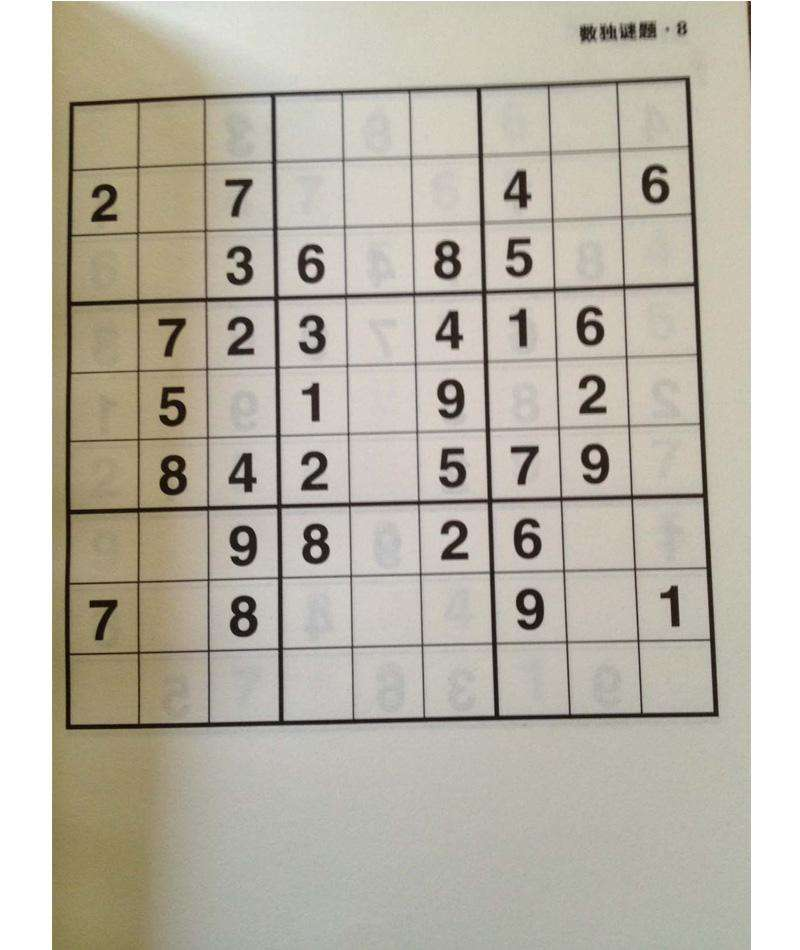
#> input picture opencv4-python/3333.jpg, 800 x 950 px, found by its file name
$ python '14_Image gradient.py'
#> lines starting #> are read from the running program, lines starting #| are printed output that depends on the picture
import numpy as np
import cv2 as cv
from matplotlib import pyplot as plt
path = r'D:\Laboratory\Study\Computer Vision\opencv4-python\3333.jpg'
img = cv.imread(path,0)
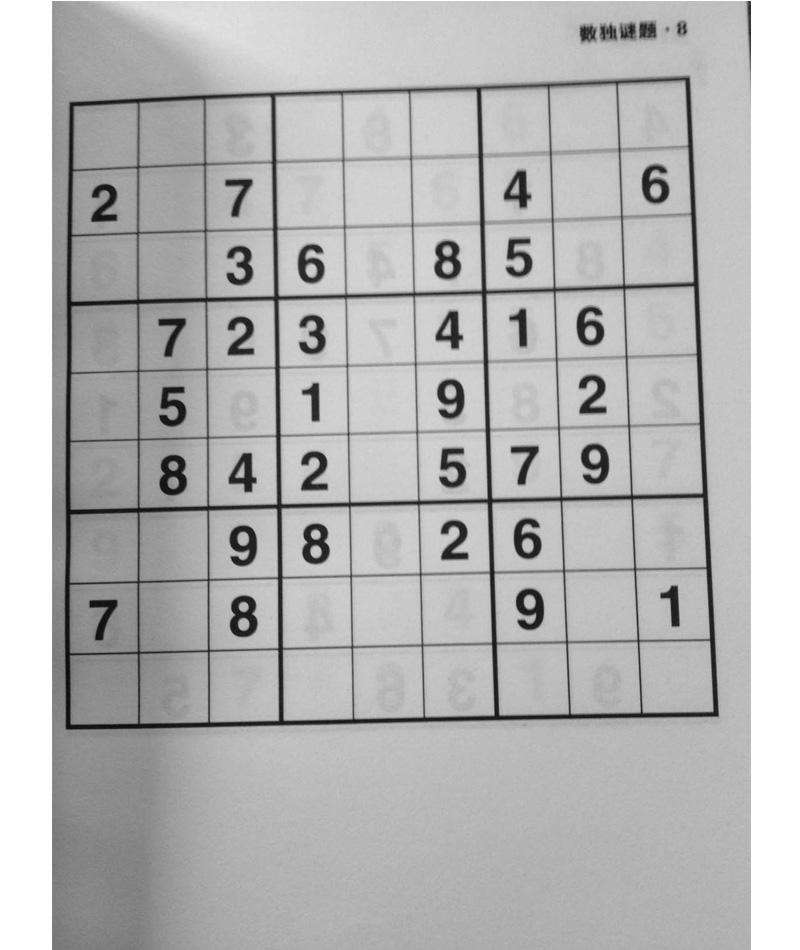
#> img: shape (950, 800); min 0, max 255, mean 182.4
laplacian = cv.Laplacian(img,cv.CV_64F)   #64F代表每一个像素点元素占64位浮点数
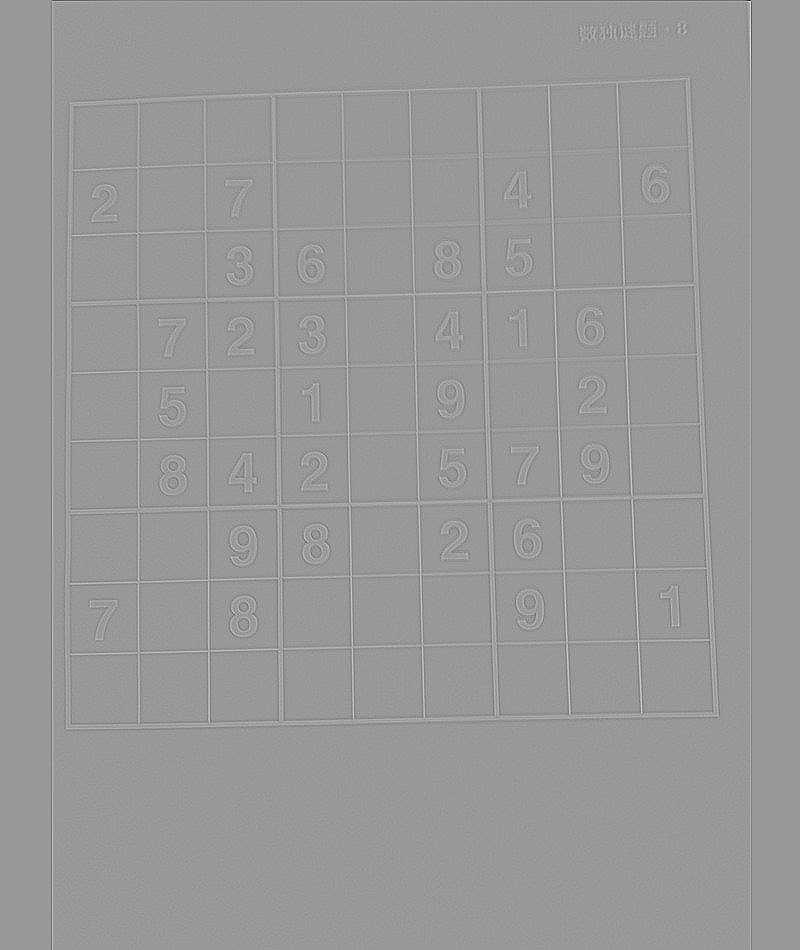
#> laplacian: shape (950, 800) float64; min -438, max 294, mean 0; drawn with min black and max white
#拉普拉斯算子求二阶导数
sobelx = cv.Sobel(img,cv.CV_64F,1,0,ksize=5)     #sobel算子求一阶导数
sobely = cv.Sobel(img,cv.CV_64F,0,1,ksize=5)
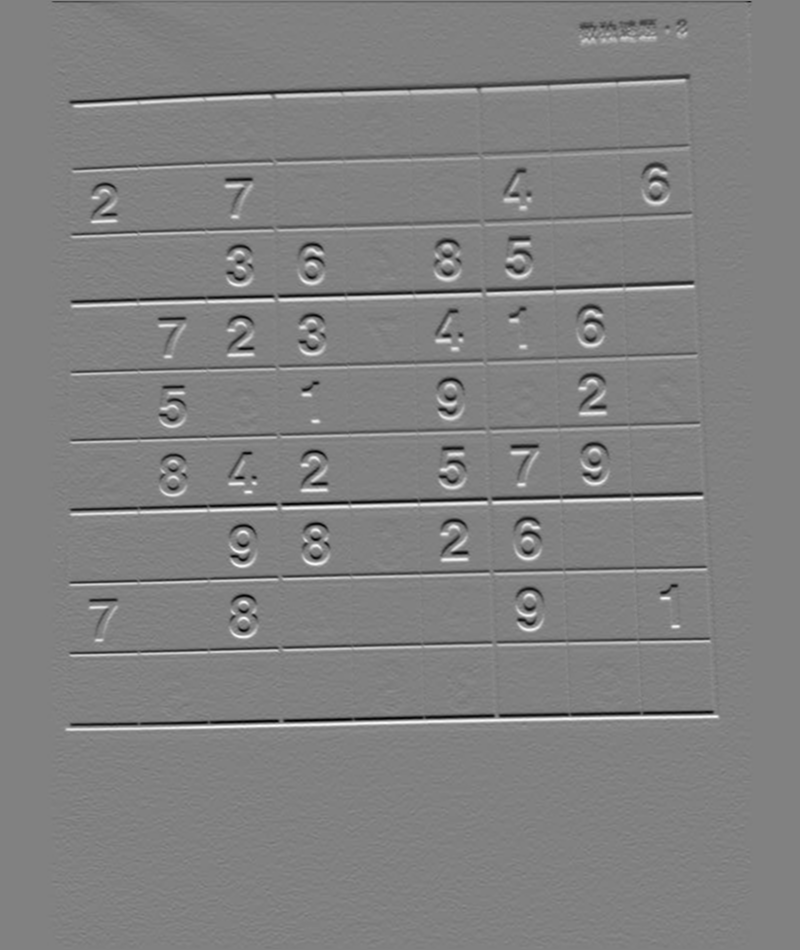
#> sobely: shape (950, 800) float64; min -7062, max 6876, mean -6.7; drawn with min black and max white
plt.subplot(2,2,1),plt.imshow(img,cmap = 'gray')
plt.title('Original'), plt.xticks([]), plt.yticks([])
plt.subplot(2,2,2),plt.imshow(laplacian,cmap = 'gray')
plt.title('Laplacian'), plt.xticks([]), plt.yticks([])
plt.subplot(2,2,3),plt.imshow(sobelx,cmap = 'gray')
plt.title('Sobel X'), plt.xticks([]), plt.yticks([])
plt.subplot(2,2,4),plt.imshow(sobely,cmap = 'gray')
plt.title('Sobel Y'), plt.xticks([]), plt.yticks([])
plt.show()

#%%
import numpy as np
import cv2 as cv
from matplotlib import pyplot as plt
path = r'D:\Laboratory\Study\Computer Vision\opencv4-python\3333.jpg'
img = cv.imread(path,0)
# Output dtype = cv.CV_8U
sobelx8u = cv.Sobel(img,cv.CV_8U,1,0,ksize=5)    #数据类型不同
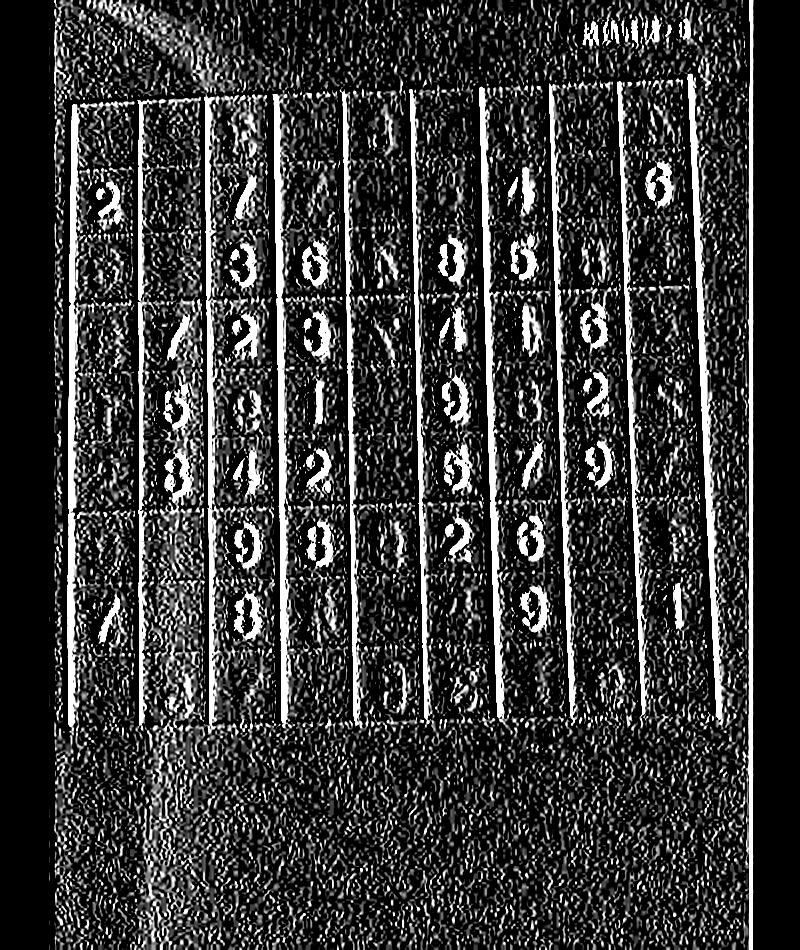
#> sobelx8u: shape (950, 800); min 0, max 255, mean 55.6
# Output dtype = cv.CV_64F. Then take its absolute and convert to cv.CV_8U
sobelx64f = cv.Sobel(img,cv.CV_64F,1,0,ksize=5)
abs_sobel64f = np.absolute(sobelx64f)
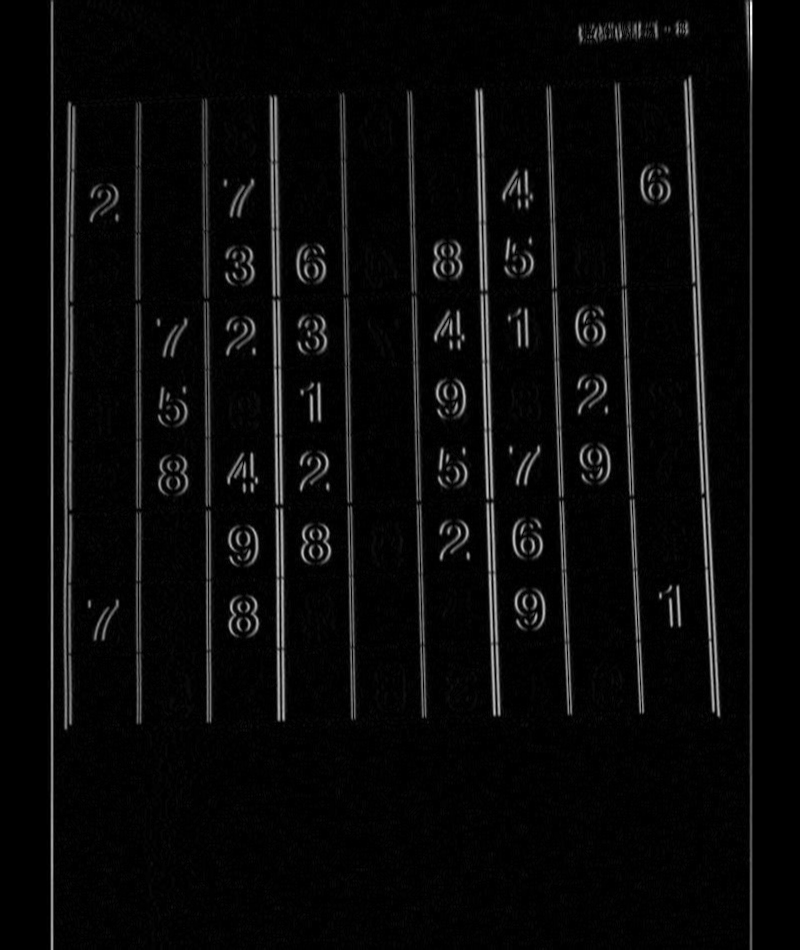
#> abs_sobel64f: shape (950, 800) float64; min 0, max 10186, mean 398.4; drawn with min black and max white
sobel_8u = np.uint8(abs_sobel64f)
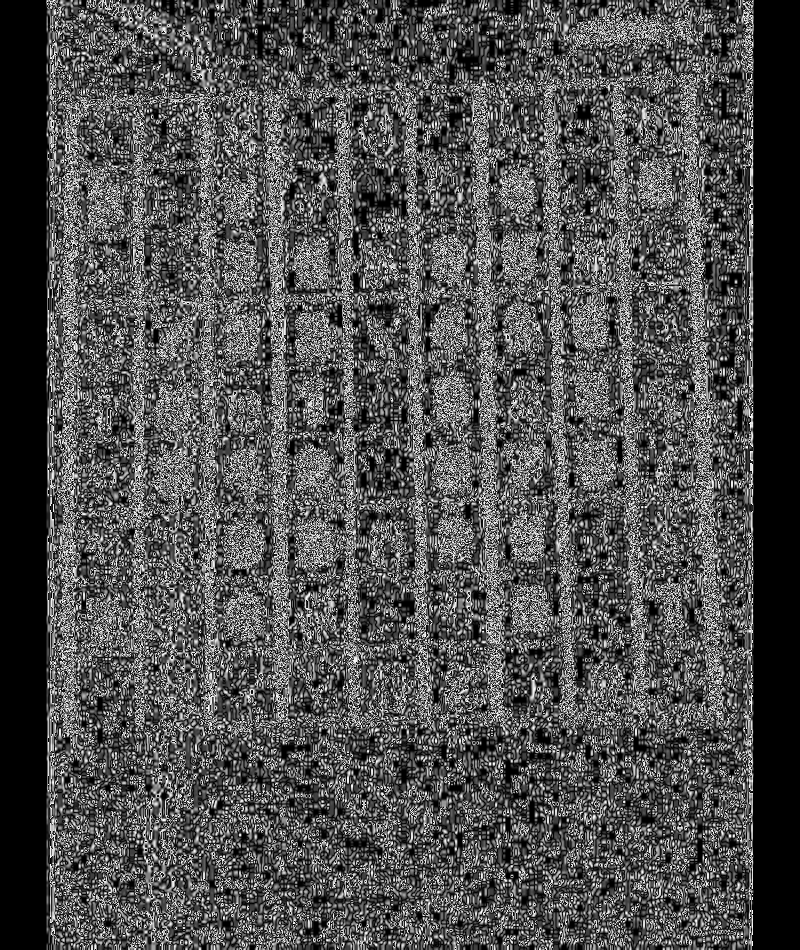
#> sobel_8u: shape (950, 800); min 0, max 255, mean 79.1
plt.subplot(1,3,1),plt.imshow(img,cmap = 'gray')
plt.title('Original'), plt.xticks([]), plt.yticks([])
plt.subplot(1,3,2),plt.imshow(sobelx8u,cmap = 'gray')
plt.title('Sobel CV_8U'), plt.xticks([]), plt.yticks([])
plt.subplot(1,3,3),plt.imshow(sobel_8u,cmap = 'gray')
plt.title('Sobel abs(CV_64F)'), plt.xticks([]), plt.yticks([])
plt.show()

$ run again, with opencv4-python/22.jpg copied over opencv4-python/3333.jpg
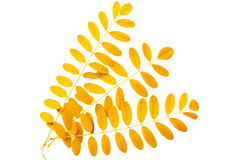
#> input picture opencv4-python/22.jpg, 240 x 160 px, found by its file name
#> `sobely = cv.Sobel(img,cv.CV_64F,0,1,ksize=5)`:
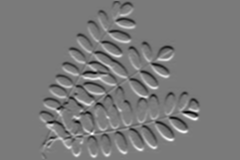
#> sobely: shape (160, 240) float64; min -4807, max 5189, mean -0.1; drawn with min black and max white
#> `sobel_8u = np.uint8(abs_sobel64f)`:
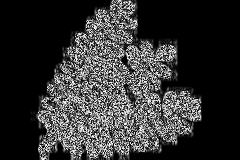
#> sobel_8u: shape (160, 240); min 0, max 255, mean 50.7
